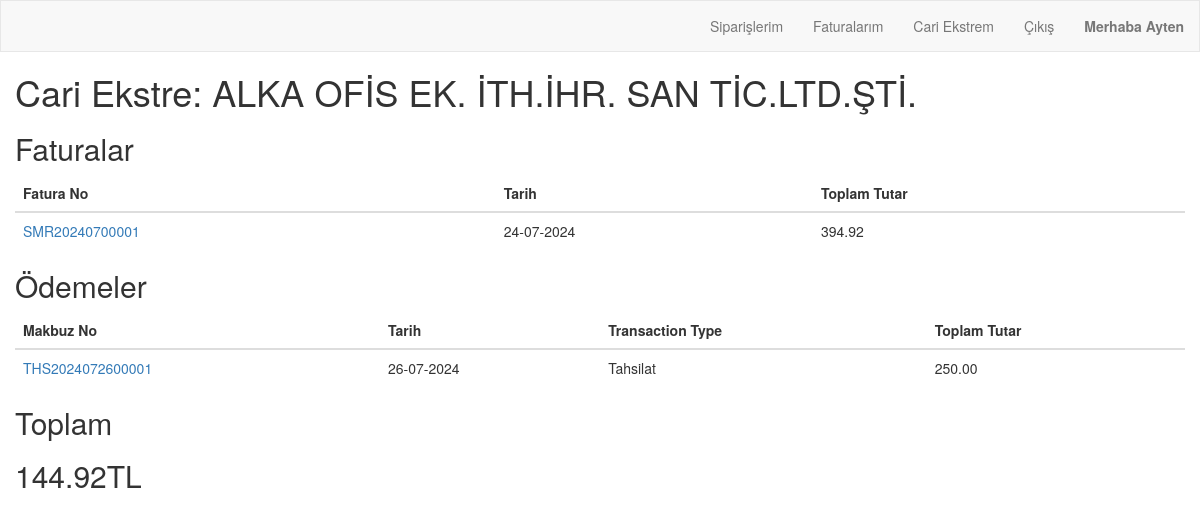
Page /order/customer/user_financial/ (signed in) on the earlier database version.
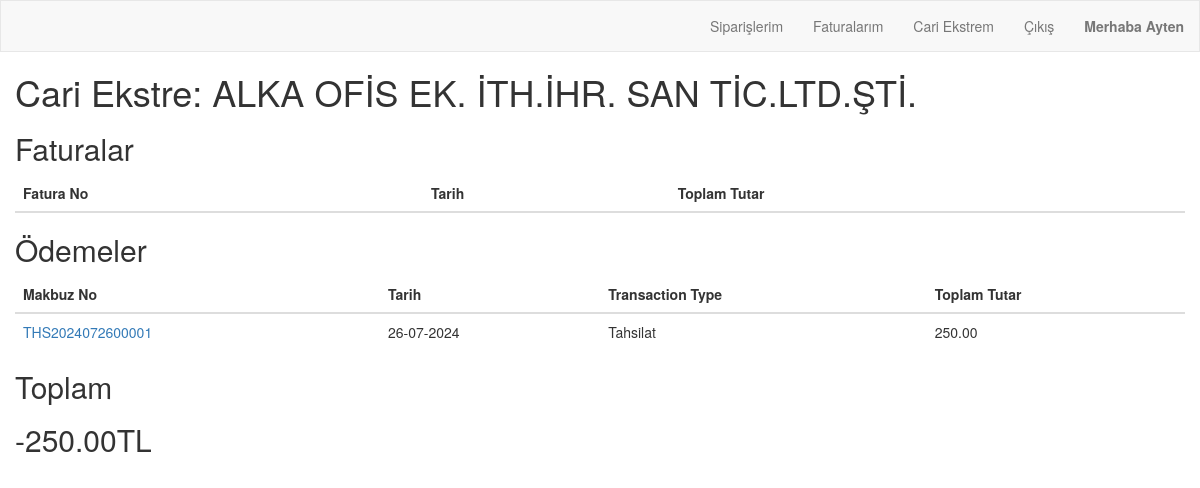
Same page on the later database version.
### order/models.py (models this page shows, shortened)
class Invoice(models.Model):
    invoice_number = models.CharField(max_length=20, unique=True, blank=True)
    order = models.OneToOneField(Order, on_delete=models.CASCADE, related_name="invoice")
    invoice_date = models.DateTimeField(auto_now_add=True)
    billing_address = models.CharField(max_length=250, blank=True)
    total_amount = models.DecimalField(max_digits=10, decimal_places=2, blank=True, default=0)
    total_discount = models.DecimalField(max_digits=10, decimal_places=2, blank=True, default=0)
    tax_amount = models.DecimalField(max_digits=10, decimal_places=2, blank=True, default=0)
    grand_total = models.DecimalField(max_digits=10, decimal_places=2, blank=True, default=0)
    grand_total_USD = models.DecimalField(max_digits=10, decimal_places=2, blank=True, default=0)
    grand_total_EUR = models.DecimalField(max_digits=10, decimal_places=2, blank=True, default=0)
    status = models.CharField(max_length=50, default='Pending')
    published = models.BooleanField(default=False)

class PaymentReceipt(models.Model):
    RECEIPT = 'Tahsilat'
    PAYMENT = 'Tediye'
    TRANSACTION_TYPES = [
        (RECEIPT, 'Tahsilat'),
        (PAYMENT, 'Tediye'),
    ]
    user = models.ForeignKey(User, on_delete=models.CASCADE)
    cash_register = models.ForeignKey(CashRegister, on_delete=models.CASCADE)
    customer = models.ForeignKey(Customer, on_delete=models.PROTECT, null=True, blank=True)
    expense_item = models.ForeignKey(ExpenseItem, on_delete=models.CASCADE, null=True, blank=True)
    transaction_type = models.CharField(max_length=10, choices=TRANSACTION_TYPES)
    amount = models.DecimalField(max_digits=10, decimal_places=2)
    usd_amount = models.DecimalField(max_digits=10, decimal_places=2, editable=False, null=True)
    eur_amount = models.DecimalField(max_digits=10, decimal_places=2, editable=False, null=True)
    date = models.DateTimeField(default=timezone.now)
    transaction_number = models.CharField(max_length=20, unique=True, blank=True)

### order/views.py (the view)
# urls.py: path('customer/user_financial/', views.user_financial, name='user_financial'),
@login_required
def user_financial(request):
    customer = get_object_or_404(Customer, user=request.user)
    invoices = Invoice.objects.filter(order__customer=customer)
    payments = PaymentReceipt.objects.filter(customer=customer)
    total_invoiced = sum(invoice.grand_total for invoice in invoices)
    total_payments = sum(payment.amount for payment in payments)
    total_balance = total_invoiced - total_payments
    context = {
        'customer': customer,
        'invoices': invoices,
        'payments': payments,
        'total_balance': total_balance
    }
    return render(request, 'order/user_financial.html', context)

### order/Templates/order/user_financial.html
{% extends "order/navbar.html" %}
{% block content %}
<body>
    <h1>Cari Ekstre: {{ customer.companyName }}</h1>
    <h2>Faturalar</h2>
    <table class="table">
        <thead>
            <tr>
                <th>Fatura No</th>
                <th>Tarih</th>
                <th>Toplam Tutar</th>
            </tr>
        </thead>
        <tbody>
            {% for invoice in invoices %}
            <tr>
                <td><a href="{% url 'order:invoice_detail' invoice.invoice_number %}">{{ invoice.invoice_number }}</td>
                <td>{{ invoice.invoice_date|date:"d-m-Y" }}</td>
                <td>{{ invoice.grand_total }}</td>
            </tr>
            {% endfor %}
        </tbody>
    </table>
    <h2>Ödemeler</h2>
    <table class="table">
        <thead>
            <tr>
                <th>Makbuz No</th>
                <th>Tarih</th>
                <th>Transaction Type</th>
                <th>Toplam Tutar</th>
            </tr>
        </thead>
        <tbody>
            {% for payment in payments %}
            <tr>
                <td><a href="{% url 'order:payment_receipt_detail' payment.pk %}">{{ payment.transaction_number }}</td>
                <td>{{ payment.date|date:"d-m-Y" }}</td>
                <td>{{ payment.transaction_type }}</td>
                <td>{{ payment.amount }}</td>
            </tr>
            {% endfor %}
        </tbody>
    </table>
    <h2>Toplam</h2>
    <h2>{{ total_balance }}TL</h2>
</body>
</html>
{% endblock %}

Differences in the rows shown:
removed Invoice: invoice_number "SMR20240700001", invoice_date "24-07-2024", grand_total "394.92"
Other differences:
{{ total_balance }}: "144.92" → "-250.00"
